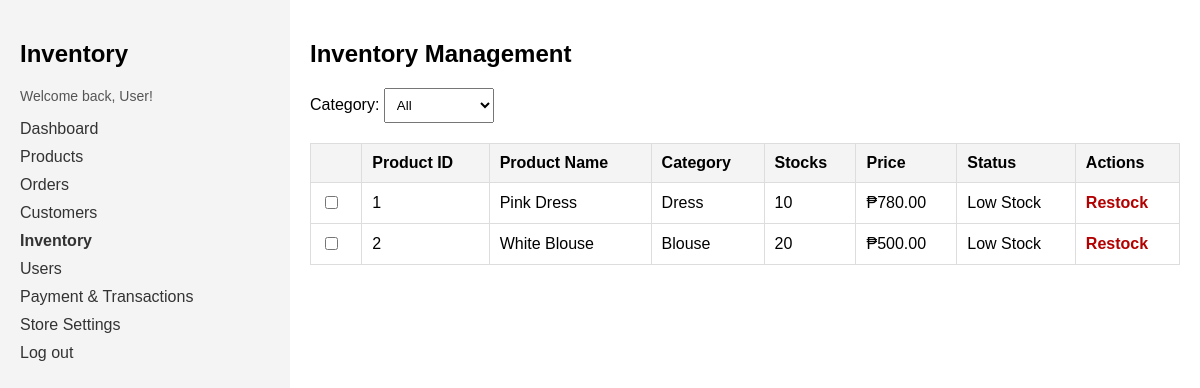
Before: /inventory.php with the older database file.
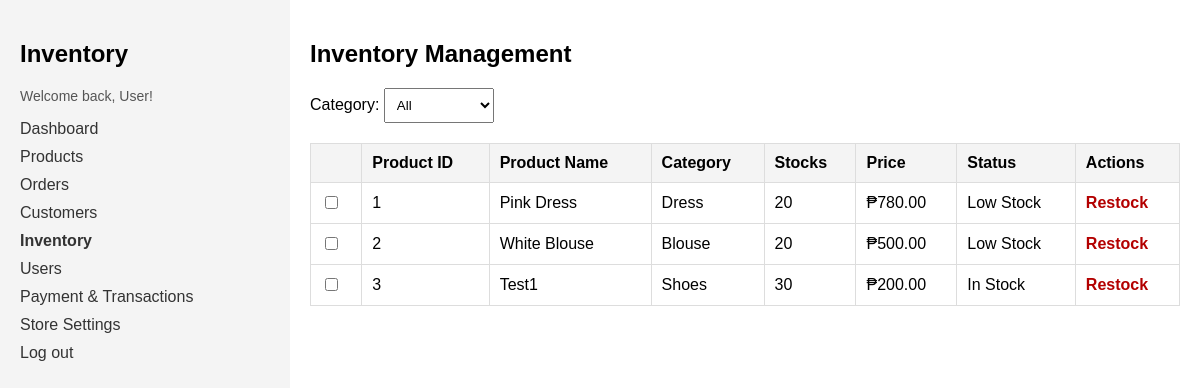
After: the same page with the newer database file.
### tables this page shows
CREATE TABLE `products` (
  `product_id` int(11) NOT NULL,
  `product_name` varchar(255) DEFAULT NULL,
  `description` text DEFAULT NULL,
  `price_id` int(11) DEFAULT NULL,
  `stocks` int(11) DEFAULT NULL,
  `category_id` int(11) DEFAULT NULL,
  `image_url` varchar(255) DEFAULT NULL,
  `created_at` timestamp NOT NULL DEFAULT current_timestamp()
);

CREATE TABLE `categories` (
  `category_id` int(11) NOT NULL,
  `category_name` varchar(100) NOT NULL
);

### inventory.php (the view, shortened to what this page needs)
<?php
    require 'conn.php';
    $inventory = [];
    $sqlProducts = "
        SELECT p.product_id, p.product_name, c.category_name, p.stocks, p.price_id
        FROM products p
        INNER JOIN categories c ON p.category_id = c.category_id
    ";
    $stmt = $conn->prepare($sqlProducts);
    $stmt->execute();
    $resultProducts = $stmt->get_result();
    if ($resultProducts->num_rows > 0) {
        while ($row = $resultProducts->fetch_assoc()) {
            $inventory[] = $row;
        }
    }
?>
<!DOCTYPE html>
<html lang="en">
<head>
    <link rel="stylesheet" href="css/inventory.css">
</head>
<body>
    <div class="sidebar">
        <h2>Inventory</h2>
        <p>Welcome back, <?php echo isset($_SESSION['username']) ? $_SESSION['username'] : 'User'; ?>!</p>
        <nav>
            <ul>
                <li><a href="dashboard.php">Dashboard</a></li>
                <li><a href="products.php">Products</a></li>
                <li><a href="orders.php">Orders</a></li>
                <li><a href="customers.php">Customers</a></li>
                <li><a href="inventory.php"><strong>Inventory</strong></a></li>
                <li><a href="users.php">Users</a></li>
                <li><a href="payandtransac.php">Payment & Transactions</a></li>
                <li><a href="storesettings.php">Store Settings</a></li>
                <li><a href="logout.php">Log out</a></li>
            </ul>
        </nav>
    </div>
    <div class="main-content">
        <h2>Inventory Management</h2>
        <div class="filters">
            <form method="GET" action="inventory.php">
                <label>Category:
                    <select name="category" onchange="this.form.submit()">
                        <option value="all">All</option>
                    </select>
                </label>
            </form>
        </div>
        <table class="inventory-table">
            <thead>
                <tr>
                    <th><i class="fas fa-trash-alt"></i></th>
                    <th>Product ID</th>
                    <th>Product Name</th>
                    <th>Category</th>
                    <th>Stocks</th>
                    <th>Price</th>
                    <th>Status</th>
                    <th>Actions</th>
                </tr>
            </thead>
            <tbody>
                <?php if (!empty($inventory)) {
                    foreach ($inventory as $item) {
                        $status = ($item['stocks'] > 20) ? "In Stock" : (($item['stocks'] > 0) ? "Low Stock" : "Out of Stock");
                ?>
                        <tr>
                            <td><input type="checkbox"></td>
                            <td><?php echo $item['product_id']; ?></td>
                            <td><?php echo $item['product_name']; ?></td>
                            <td><?php echo $item['category_name']; ?></td>
                            <td><?php echo $item['stocks']; ?></td>
                            <td>₱<?php echo number_format($item['price_id'], 2); ?></td>
                            <td><?php echo $status; ?></td>
                            <td class="actions"><a href="#">Restock</a></td>
                        </tr>
                <?php }
                } else { ?>
                    <tr><td colspan="8" style="text-align: center;">No products found</td></tr>
                <?php } ?>
            </tbody>
        </table>
    </div>
</body>
</html>

### css/inventory.css (style rules this page uses)
body { font-family: Arial, sans-serif; margin: 0; padding: 0; display: flex; }
.sidebar { width: 250px; background-color: #f4f4f4; padding: 20px; height: 100vh; }
.sidebar h2 { font-size: 24px; margin-bottom: 20px; }
.sidebar p { font-size: 14px; color: #555; }
.sidebar nav ul { list-style-type: none; padding: 0; }
.sidebar nav ul li { margin: 10px 0; }
.sidebar nav ul li a { text-decoration: none; color: #333; }
.main-content { flex: 1; padding: 20px; }
.filters { display: flex; gap: 10px; margin-bottom: 20px; }
select, input { padding: 8px; }
.inventory-table { width: 100%; border-collapse: collapse; margin-top: 15px; }
.inventory-table th, .inventory-table td { padding: 10px; border: 1px solid #ddd; text-align: left; }
.inventory-table th { background-color: #f4f4f4; }
.actions a { color: #b30000; text-decoration: none; font-weight: bold; }

Changed rows visible on the page:
changed products "Pink Dress": stocks "10" → "20"
added products: product_id "3", product_name "Test1", category.category_name "Shoes", stocks "30", price "200.00", stocks "In Stock"
